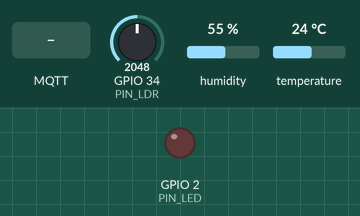
Recording of a sketch running on a simulated ESP32. On the bench: output pins drawn as LEDs (lit = HIGH). Inputs (shaded band) come from the test bench; at power-on: GPIO 34 (PIN_LDR) = 2048, humidity 55 %, temperature 24 °C. WiFi joins after 1.5 s; servers stay silent unless stated; no MQTT or app messages arrive unless stated; what the sketch prints to the serial monitor is not drawn.

Above: at 2.7 s.
2.8 s: MQTT message "ON" arrives on the first subscribed topic
At 6.7 s:
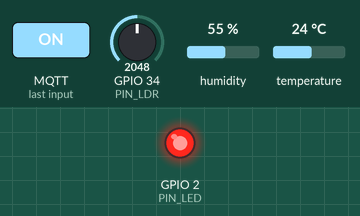
7.0 s: MQTT message "OFF" arrives on the first subscribed topic
At 10.3 s:
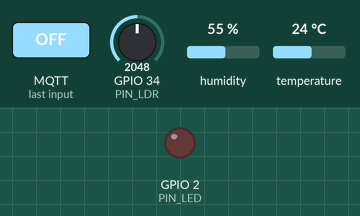
Timing chart, 0 to 11.8 s (numbered marks = the images above; inputs shaded):
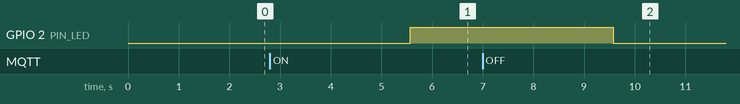

Measured:
- after the input at 2.8 s, GPIO 2 (PIN_LED): LOW → HIGH after 2.8 s
- after the input at 7.0 s, GPIO 2 (PIN_LED): HIGH → LOW after 2.6 s

The sketch:

esp32-servo-sweep.ino
```cpp
#include <WiFi.h>
#include <PubSubClient.h>
#include <DHT.h>

// === CONFIGURAÇÕES DO SENSOR DHT22 ===
#define DHT_PIN 15
#define DHT_TYPE DHT22
DHT dhtSensor(DHT_PIN, DHT_TYPE);

// === CONFIGURAÇÕES DE REDE E MQTT ===
const char* WIFI_SSID = "Wokwi-GUEST";
const char* WIFI_PASS = "";
const char* MQTT_BROKER = "54.172.140.81";
const int MQTT_PORT = 1883;

const char* TOPIC_SUB = "TEF/device014/cmd";
const char* TOPIC_PUB = "TEF/device014/attrs/b";
const char* CLIENT_ID = "fiware_014";

// === DEFINIÇÃO DE PINOS ===
const int PIN_LED = 2;
const int PIN_LDR = 34;

// === OBJETOS GLOBAIS ===
WiFiClient wifiClient;
PubSubClient mqttClient(wifiClient);

// === VARIÁVEIS ===
bool ledState = false;

// === FUNÇÕES AUXILIARES ===
void iniciarSerial() {
  Serial.begin(115200);
  Serial.println("🔌 Inicializando sistema...");
}

void conectarWiFi() {
  Serial.print("🔗 Conectando ao Wi-Fi: ");
  Serial.println(WIFI_SSID);
  WiFi.begin(WIFI_SSID, WIFI_PASS);

  while (WiFi.status() != WL_CONNECTED) {
    delay(300);
    Serial.print(".");
  }
  Serial.println("\n✅ Conectado ao Wi-Fi!");
  Serial.print("Endereço IP: ");
  Serial.println(WiFi.localIP());
}

void conectarMQTT() {
  while (!mqttClient.connected()) {
    Serial.print("🔄 Tentando conexão com o broker MQTT... ");
    if (mqttClient.connect(CLIENT_ID)) {
      Serial.println("✅ Conectado ao broker!");
      mqttClient.subscribe(TOPIC_SUB);
    } else {
      Serial.print("❌ Falha, código: ");
      Serial.println(mqttClient.state());
      delay(2500);
    }
  }
}

// === CALLBACK MQTT ===
void mqttMensagemRecebida(char* topic, byte* message, unsigned int length) {
  String comando;
  for (unsigned int i = 0; i < length; i++) {
    comando += (char)message[i];
  }
  comando.trim();

  Serial.print("📨 Comando recebido [");
  Serial.print(topic);
  Serial.print("]: ");
  Serial.println(comando);

  if (comando.equalsIgnoreCase("ON")) {
    digitalWrite(PIN_LED, HIGH);
    ledState = true;
  } else if (comando.equalsIgnoreCase("OFF")) {
    digitalWrite(PIN_LED, LOW);
    ledState = false;
  }
}

// === ENVIO DOS DADOS ===
void publicarDados() {
  float temperatura = dhtSensor.readTemperature();
  float umidade = dhtSensor.readHumidity();
  int leituraLdr = analogRead(PIN_LDR);
  int nivelLuz = map(leituraLdr, 0, 4095, 0, 100);

  if (isnan(temperatura) || isnan(umidade)) {
    Serial.println("⚠️ Erro ao ler o DHT22!");
    return;
  }
/*
  String dados = "{\"temp\":" + String(temperatura, 1) +
                 ",\"umid\":" + String(umidade, 1) +
                 ",\"lum\":" + String(nivelLuz) + "}";

  Serial.print("📤 Enviando para MQTT: ");
  Serial.println(dados);
  */
  String dados = String(nivelLuz) ;

  Serial.print("📤 Enviando para MQTT: ");
  Serial.println(dados);
  mqttClient.publish(TOPIC_PUB, dados.c_str());
}

// === SETUP ===
void setup() {
  pinMode(PIN_LED, OUTPUT);
  digitalWrite(PIN_LED, LOW);

  iniciarSerial();
  conectarWiFi();

  mqttClient.setServer(MQTT_BROKER, MQTT_PORT);
  mqttClient.setCallback(mqttMensagemRecebida);

  dhtSensor.begin();
  Serial.println("🚀 Sistema inicializado com sucesso!");
}

// === LOOP PRINCIPAL ===
void loop() {
  if (!mqttClient.connected()) {
    conectarMQTT();
  }

  mqttClient.loop();
  publicarDados();
  delay(4000);
}
```
